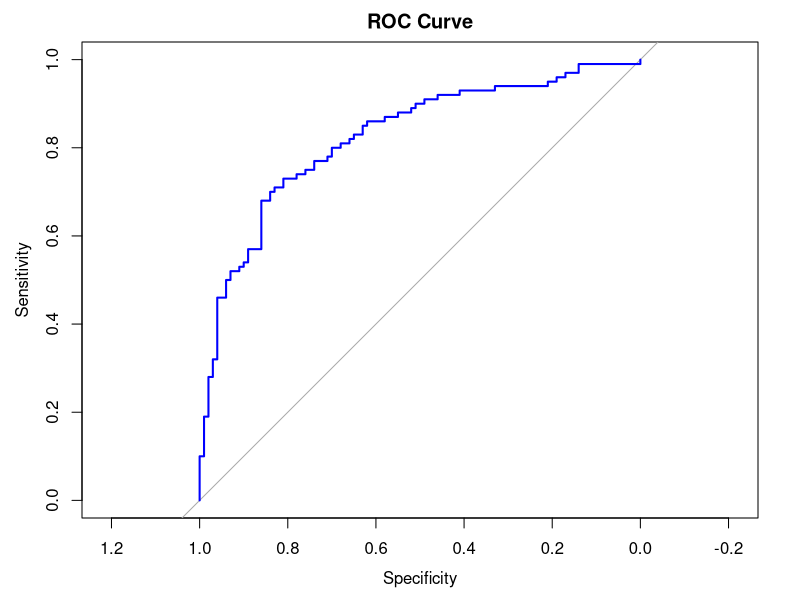
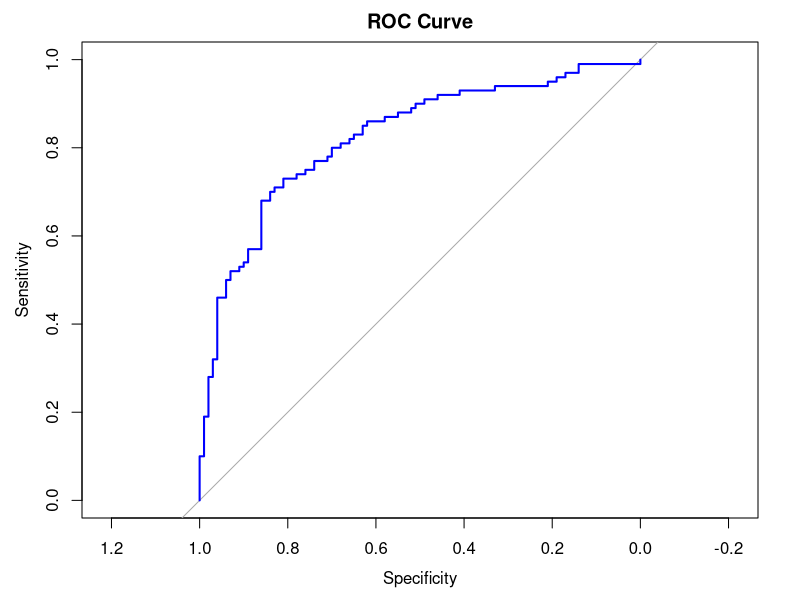
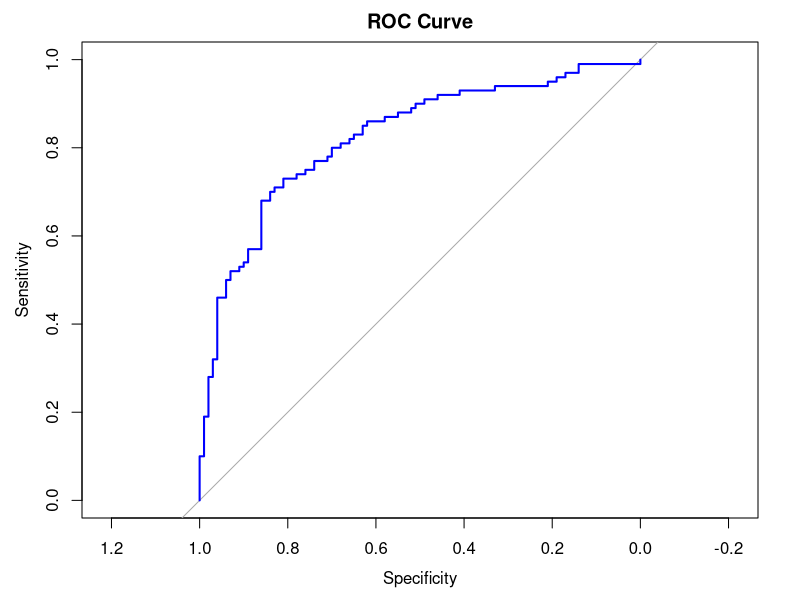

Write the R code that produced these figures, in order. (Note: this script raises an error after producing the figures.)
# This R script shows how signal detection theory can easily be implemented into ROC,
# and how these models can undergo hypothesis testing.
# models are better explained/visualised (and code provided) in the 'signal detection theory,
# equations' R script. Model codes are still provided here though

library(pROC)
library(ggplot2)


# example ROC -------------------------------------------------------------


set.seed(123)
signal_data <- rnorm(n = 100, mean = 2, sd = 1)  # Adjust mean and sd based on your experiment
noise_data <- rnorm(n = 100, mean = 1, sd = 1)   # Adjust mean and sd based on your experiment

# Combine data and labels
labels <- c(rep(1, length(signal_data)), rep(0, length(noise_data)))
scores <- c(signal_data, noise_data)

# Create ROC curve
# Explicitly specify levels and direction
roc_curve <- roc(labels, scores, levels = c(1, 0), direction = ">")


# Plot ROC curve (think this one is redundant)
plot(roc_curve, col = "blue", main = "ROC Curve",
     col.main = "black", col.axis = "black", col.lab = "black")

# Calculate AUC
auc_value <- auc(roc_curve)
cat("AUC:", auc_value, "\n")

# Open a new plotting device with adjusted parameters
# You can adjust width and height based on your preference
png("roc_plot.png", width = 800, height = 600)

# Plot ROC curve
plot(roc_curve, col = "blue", main = "ROC Curve",
     col.main = "black", col.axis = "black", col.lab = "black")

# Close the plotting device
dev.off()

#plotting this with bias

# Plot ROC curve
plot(roc_curve, col = "blue", main = "ROC Curve",
     col.main = "black", col.axis = "black", col.lab = "black")

# Specify a value of c for a bias point
c_value <- 5  # Adjust the value based on your preference

# Calculate sensitivity and specificity at the specified c value
sensitivity_at_c <- roc_curve_radar$sensitivities[which.min(abs(roc_curve_radar$thresholds - c_value))]
specificity_at_c <- 1 - roc_curve_radar$specificities[which.min(abs(roc_curve_radar$thresholds - c_value))]

# Plot the bias point
points(1 - specificity_at_c, sensitivity_at_c, col = "red", pch = 16)

# Add label for the bias point
text(1 - specificity_at_c, sensitivity_at_c,
     labels = paste("Custom Bias Point (c =", round(c_value, 2), ")", sep = ""), pos = 4, col = "purple")


#another example ----


signal_data_radar <- rnorm(n = 100, mean = 20, sd = 3)  # Adjust mean and sd based on your experiment
noise_data_radar <- rnorm(n = 100, mean = 5, sd = 2)    # Adjust mean and sd based on your experiment

# Combine data and labels
labels_radar <- c(rep(1, length(signal_data_radar)), rep(0, length(noise_data_radar)))
scores_radar <- c(signal_data_radar, noise_data_radar)

# Create ROC curve
roc_curve_radar <- roc(labels_radar, scores_radar)

# Plot ROC curve
plot(roc_curve_radar, col = "blue", main = "ROC Curve for Radar Systems",
     col.main = "black", col.axis = "black", col.lab = "black")

# Calculate AUC
auc_value_radar <- auc(roc_curve_radar)
cat("AUC:", auc_value_radar, "\n")

#adding bias to plots----
#so adding criterion (c)

# Plot ROC curve
plot(roc_curve_radar, col = "blue", main = "ROC Curve for Radar Systems",
     col.main = "black", col.axis = "black", col.lab = "black")

# Calculate and plot a few points along the ROC curve with different bias levels
points(0.2, 0.8, col = "red", pch = 16)  # Example bias point 1
points(0.5, 0.5, col = "green", pch = 16)  # Example bias point 2
points(0.8, 0.2, col = "orange", pch = 16)  # Example bias point 3

# Add labels to the points
text(0.2, 0.8, "Bias Point 1", pos = 4, col = "red")
text(0.5, 0.5, "Bias Point 2", pos = 4, col = "green")
text(0.8, 0.2, "Bias Point 3", pos = 4, col = "orange")


#another example of bias plotting----

# Plot ROC curve
plot(roc_curve_radar, col = "blue", main = "ROC Curve for Radar Systems",
     col.main = "black", col.axis = "black", col.lab = "black")

# Specify a value of c for a bias point
c_value <- 0.3  # Adjust the value based on your preference

# Calculate sensitivity and specificity at the specified c value
sensitivity_at_c <- roc_curve_radar$sensitivities[which.min(abs(roc_curve_radar$thresholds - c_value))]
specificity_at_c <- 1 - roc_curve_radar$specificities[which.min(abs(roc_curve_radar$thresholds - c_value))]

# Plot the bias point
points(1 - specificity_at_c, sensitivity_at_c, col = "red", pch = 16)

# Add label for the bias point
text(1 - specificity_at_c, sensitivity_at_c,
     labels = paste("Custom Bias Point (c =", round(c_value, 2), ")", sep = ""), pos = 4, col = "purple")

#AUC model comparison----
roc.test(roc_curve, roc_curve_radar)

# visualising ROC comparison----

# Plot ROC curves
plot(roc_curve, col = "blue", main = "ROC Curves Comparison")
plot(roc_curve_radar, col = "red", add = TRUE)
# Add legend with colors
legend("bottomright", legend = c("roc_curve", "roc_curve_radar"), fill = c("blue", "red"))


#hypothesis testing using delongs test----

# Generate synthetic data
n <- 1000
true_labels <- sample(0:1, n, replace = TRUE)

# Model 1: Generate predicted probabilities with ROC curve AUC = 0.7
predicted_probs_model1 <- rnorm(n, ifelse(true_labels == 1, 0.8, 0.2), 0.2)
roc_model1 <- roc(true_labels, predicted_probs_model1)

# Model 2: Generate predicted probabilities with ROC curve AUC = 0.8
predicted_probs_model2 <- rnorm(n, ifelse(true_labels == 1, 0.9, 0.3), 0.15)
roc_model2 <- roc(true_labels, predicted_probs_model2)

# Perform DeLong test
delong_test_result <- roc.test(roc_model1, roc_model2, method = "delong")

# Print the result
print(delong_test_result)


# 'normal' SDT equation and ROC -------------------------------------------

# Function to compute the hit rate (H) and false alarm rate (FA) for an ROC curve
Prob_from_dp <- function(dpValue, m) {
  # Set a small step size for the discrete approximation
  dz <- 1e-4
  
  # Generate a sequence of z values from -15 to 15, with increments of dz
  zvals <- seq(-15, 15, by = dz)
  
  # Calculate the probability using the sum of the function's values
  pc <- dz * sum(dnorm(zvals - dpValue) * pnorm(zvals)^(m - 1))
  
  # Return the calculated probability
  return(pc)
}

# Function to calculate hit rate (H) and false alarm rate (FA) for different thresholds
roc_curve_points <- function(dpValue, m) {
  thresholds <- seq(-5, 5, by = 0.1)  # Thresholds for decision criteria
  hit_rates <- numeric(length(thresholds))
  false_alarm_rates <- numeric(length(thresholds))
  
  for (i in seq_along(thresholds)) {
    # For the current threshold, calculate the hit rate and false alarm rate
    threshold <- thresholds[i]
    
    # Hit rate (H): Probability of correctly detecting a signal given d_prime
    hit_rates[i] <- 1 - pnorm(threshold - dpValue)
    
    # False alarm rate (FA): Probability of incorrectly detecting a signal (no signal present)
    false_alarm_rates[i] <- 1 - pnorm(threshold)
  }
  
  # Return data frame with thresholds, hit rates, and false alarm rates
  return(data.frame(thresholds = thresholds, hit_rate = hit_rates, false_alarm_rate = false_alarm_rates))
}

# Function to calculate AUC using the trapezoidal rule, ensuring non-negative AUC values
calculate_auc <- function(hit_rates, false_alarm_rates) {
  # Sort the false_alarm_rates and hit_rates to ensure proper order for AUC calculation
  sorted_indices <- order(false_alarm_rates)
  false_alarm_rates <- false_alarm_rates[sorted_indices]
  hit_rates <- hit_rates[sorted_indices]
  
  # Use trapezoidal rule: AUC = sum of areas of small trapezoids
  auc <- sum(diff(false_alarm_rates) * (hit_rates[-1] + hit_rates[-length(hit_rates)]) / 2)
  
  return(auc)
}

# Set parameters
d_prime_values <- c(0.5, 1.0, 1.5, 2.0)  # Different d' values to plot ROC curves for
m_value <- 2  # Number of alternatives

# Create an empty data frame to store ROC data for different d' values
roc_data <- data.frame()
auc_values <- data.frame(d_prime = numeric(), AUC = numeric())  # To store AUC for each d'

# Loop over each d' value and generate ROC data
for (dpValue in d_prime_values) {
  roc_points <- roc_curve_points(dpValue, m_value)
  roc_points$d_prime <- dpValue  # Add d_prime as a column
  
  # Calculate AUC for the current ROC curve
  auc <- calculate_auc(roc_points$hit_rate, roc_points$false_alarm_rate)
  auc_values <- rbind(auc_values, data.frame(d_prime = dpValue, AUC = auc))  # Store AUC
  
  # Append ROC points to the overall data frame
  roc_data <- rbind(roc_data, roc_points)
}

# Plot the ROC curves
ggplot(roc_data, aes(x = false_alarm_rate, y = hit_rate, color = as.factor(d_prime), group = d_prime)) +
  geom_line(size = 1.2) +
  labs(title = "ROC Curves for Different d' Values",
       x = "False Alarm Rate (FA)",
       y = "Hit Rate (H)",
       color = "d' Value") +
  theme_minimal() +
  theme(plot.title = element_text(hjust = 0.5)) +
  coord_equal() +  # Ensures the plot is square
  geom_text(data = auc_values, aes(x = 0.7, y = 0.3, label = paste("AUC:", round(AUC, 2))), 
            inherit.aes = FALSE, hjust = 0)

# Print the AUC values
print(auc_values)



# independent model and ROC -----------------------------------------------


# Function to compute the probability for the independent model
P_independent <- function(da_prime, dv_prime, m) {
  # Set a small step size for the discrete approximation
  dz <- 1e-4
  
  # Generate a sequence of z values from -15 to 15, with increments of dz
  zvals <- seq(-15, 15, by = dz)
  
  # Calculate the square root of (da_prime^2 + dv_prime^2)
  delta_prime <- sqrt(da_prime^2 + dv_prime^2)
  
  # Calculate the probability using the sum of the function's values
  pc <- dz * sum(dnorm(zvals - delta_prime) * pnorm(zvals)^(m - 1))
  
  # Return the calculated probability
  return(pc)
}

# Function to calculate hit rate (H) and false alarm rate (FA) for different thresholds
roc_curve_points_independent <- function(da_prime, dv_prime, m) {
  thresholds <- seq(-5, 5, by = 0.1)  # Thresholds for decision criteria
  hit_rates <- numeric(length(thresholds))
  false_alarm_rates <- numeric(length(thresholds))
  
  for (i in seq_along(thresholds)) {
    # For the current threshold, calculate the hit rate and false alarm rate
    threshold <- thresholds[i]
    
    # Calculate the delta_prime
    delta_prime <- sqrt(da_prime^2 + dv_prime^2)
    
    # Hit rate (H): Probability of correctly detecting a signal given delta_prime
    hit_rates[i] <- 1 - pnorm(threshold - delta_prime)
    
    # False alarm rate (FA): Probability of incorrectly detecting a signal (no signal present)
    false_alarm_rates[i] <- 1 - pnorm(threshold)
  }
  
  # Return data frame with thresholds, hit rates, and false alarm rates
  return(data.frame(thresholds = thresholds, hit_rate = hit_rates, false_alarm_rate = false_alarm_rates))
}

# Function to calculate AUC using the trapezoidal rule, ensuring non-negative AUC values
calculate_auc <- function(hit_rates, false_alarm_rates) {
  # Sort the false_alarm_rates and hit_rates to ensure proper order for AUC calculation
  sorted_indices <- order(false_alarm_rates)
  false_alarm_rates <- false_alarm_rates[sorted_indices]
  hit_rates <- hit_rates[sorted_indices]
  
  # Use trapezoidal rule: AUC = sum of areas of small trapezoids
  auc <- sum(diff(false_alarm_rates) * (hit_rates[-1] + hit_rates[-length(hit_rates)]) / 2)
  
  return(auc)
}

# Set parameters
da_prime_values <- c(0.5, 1.0, 1.5, 2.0)  # Different da_prime values to plot ROC curves for
dv_prime_values <- c(0.5, 1.0, 1.5, 2.0)  # Different dv_prime values to vary
m_value <- 2  # Number of alternatives

# Create an empty data frame to store ROC data for different da_prime and dv_prime values
roc_data <- data.frame()
auc_values <- data.frame(da_prime = numeric(), dv_prime = numeric(), AUC = numeric())  # To store AUC for each combination

# Loop over each combination of da_prime and dv_prime values and generate ROC data
for (da_prime in da_prime_values) {
  for (dv_prime in dv_prime_values) {
    roc_points <- roc_curve_points_independent(da_prime, dv_prime, m_value)
    roc_points$da_prime <- da_prime  # Add da_prime as a column
    roc_points$dv_prime <- dv_prime  # Add dv_prime as a column
    
    # Calculate AUC for the current ROC curve
    auc <- calculate_auc(roc_points$hit_rate, roc_points$false_alarm_rate)
    auc_values <- rbind(auc_values, data.frame(da_prime = da_prime, dv_prime = dv_prime, AUC = auc))  # Store AUC
    
    # Append ROC points to the overall data frame
    roc_data <- rbind(roc_data, roc_points)
  }
}

# Plot the ROC curves
ggplot(roc_data, aes(x = false_alarm_rate, y = hit_rate, color = interaction(da_prime, dv_prime), group = interaction(da_prime, dv_prime))) +
  geom_line(size = 1.2) +
  labs(title = "ROC Curves for Different da' and dv' Values",
       x = "False Alarm Rate (FA)",
       y = "Hit Rate (H)",
       color = "da', dv' Value") +
  theme_minimal() +
  theme(plot.title = element_text(hjust = 0.5)) +
  coord_equal() +  # Ensures the plot is square
  geom_text(data = auc_values, aes(x = 0.7, y = 0.3, label = paste("AUC:", round(AUC, 2))), 
            inherit.aes = FALSE, hjust = 0)

# Print the AUC values
print(auc_values)




# late model and ROC ------------------------------------------------------


# Function to compute the probability for the late model
P_late <- function(da_prime, dv_prime, m) {
  # Set a small step size for the discrete approximation
  dz <- 1e-4
  
  # Generate a sequence of z values from -15 to 15, with increments of dz
  zvals <- seq(-15, 15, by = dz)
  
  # Calculate the sum (da_prime + dv_prime)
  delta_prime <- da_prime + dv_prime
  
  # Calculate the probability using the sum of the function's values
  pc <- dz * sum(dnorm(zvals - delta_prime) * pnorm(zvals)^(m - 1))
  
  # Return the calculated probability
  return(pc)
}

# Function to calculate hit rate (H) and false alarm rate (FA) for different thresholds
roc_curve_points_late <- function(da_prime, dv_prime, m) {
  thresholds <- seq(-5, 5, by = 0.1)  # Thresholds for decision criteria
  hit_rates <- numeric(length(thresholds))
  false_alarm_rates <- numeric(length(thresholds))
  
  for (i in seq_along(thresholds)) {
    # For the current threshold, calculate the hit rate and false alarm rate
    threshold <- thresholds[i]
    
    # Calculate delta_prime as the sum of da_prime and dv_prime
    delta_prime <- da_prime + dv_prime
    
    # Hit rate (H): Probability of correctly detecting a signal given delta_prime
    hit_rates[i] <- 1 - pnorm(threshold - delta_prime)
    
    # False alarm rate (FA): Probability of incorrectly detecting a signal (no signal present)
    false_alarm_rates[i] <- 1 - pnorm(threshold)
  }
  
  # Return data frame with thresholds, hit rates, and false alarm rates
  return(data.frame(thresholds = thresholds, hit_rate = hit_rates, false_alarm_rate = false_alarm_rates))
}

# Function to calculate AUC using the trapezoidal rule, ensuring non-negative AUC values
calculate_auc <- function(hit_rates, false_alarm_rates) {
  # Sort the false_alarm_rates and hit_rates to ensure proper order for AUC calculation
  sorted_indices <- order(false_alarm_rates)
  false_alarm_rates <- false_alarm_rates[sorted_indices]
  hit_rates <- hit_rates[sorted_indices]
  
  # Use trapezoidal rule: AUC = sum of areas of small trapezoids
  auc <- sum(diff(false_alarm_rates) * (hit_rates[-1] + hit_rates[-length(hit_rates)]) / 2)
  
  return(auc)
}

# Set parameters
da_prime_values <- c(0.5, 1.0, 1.5, 2.0)  # Different da_prime values to plot ROC curves for
dv_prime_values <- c(0.5, 1.0, 1.5, 2.0)  # Different dv_prime values to vary
m_value <- 2  # Number of alternatives

# Create an empty data frame to store ROC data for different da_prime and dv_prime values
roc_data <- data.frame()
auc_values <- data.frame(da_prime = numeric(), dv_prime = numeric(), AUC = numeric())  # To store AUC for each combination

# Loop over each combination of da_prime and dv_prime values and generate ROC data
for (da_prime in da_prime_values) {
  for (dv_prime in dv_prime_values) {
    roc_points <- roc_curve_points_late(da_prime, dv_prime, m_value)
    roc_points$da_prime <- da_prime  # Add da_prime as a column
    roc_points$dv_prime <- dv_prime  # Add dv_prime as a column
    
    # Calculate AUC for the current ROC curve
    auc <- calculate_auc(roc_points$hit_rate, roc_points$false_alarm_rate)
    auc_values <- rbind(auc_values, data.frame(da_prime = da_prime, dv_prime = dv_prime, AUC = auc))  # Store AUC
    
    # Append ROC points to the overall data frame
    roc_data <- rbind(roc_data, roc_points)
  }
}

# Plot the ROC curves
ggplot(roc_data, aes(x = false_alarm_rate, y = hit_rate, color = interaction(da_prime, dv_prime), group = interaction(da_prime, dv_prime))) +
  geom_line(size = 1.2) +
  labs(title = "ROC Curves for Different da' and dv' Values (Late Model)",
       x = "False Alarm Rate (FA)",
       y = "Hit Rate (H)",
       color = "da', dv' Value") +
  theme_minimal() +
  theme(plot.title = element_text(hjust = 0.5)) +
  coord_equal() +  # Ensures the plot is square
  geom_text(data = auc_values, aes(x = 0.7, y = 0.3, label = paste("AUC:", round(AUC, 2))), 
            inherit.aes = FALSE, hjust = 0)

# Print the AUC values
print(auc_values)



